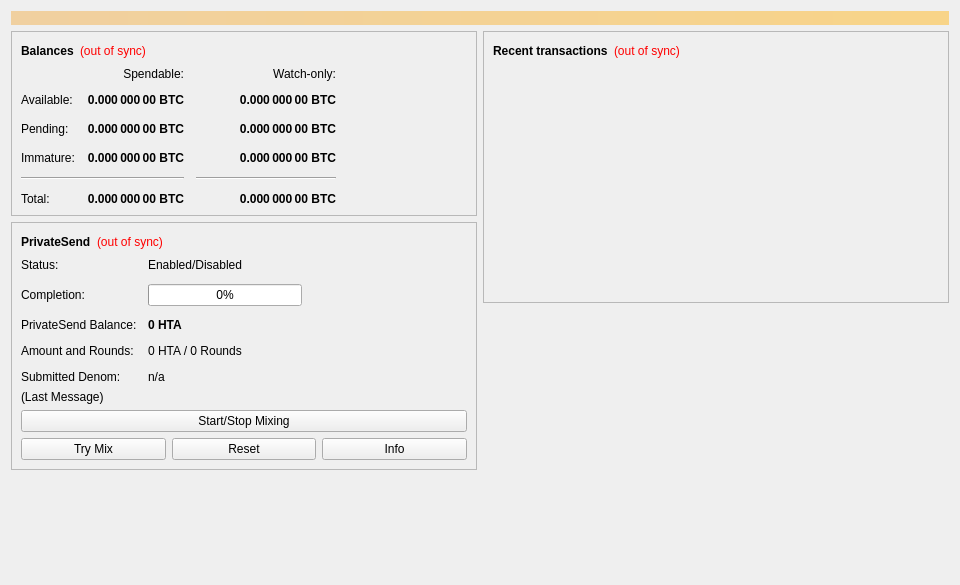
<?xml version="1.0" encoding="UTF-8"?>
<ui version="4.0">
 <class>OverviewPage</class>
 <widget class="QWidget" name="OverviewPage">
  <property name="geometry">
   <rect>
    <x>0</x>
    <y>0</y>
    <width>960</width>
    <height>585</height>
   </rect>
  </property>
  <property name="minimumSize">
   <size>
    <width>960</width>
    <height>0</height>
   </size>
  </property>
  <property name="windowTitle">
   <string>Form</string>
  </property>
  <layout class="QVBoxLayout" name="topLayout">
   <item>
    <widget class="QLabel" name="labelAlerts">
     <property name="visible">
      <bool>false</bool>
     </property>
     <property name="styleSheet">
      <string notr="true">QLabel { background-color: qlineargradient(x1: 0, y1: 0, x2: 1, y2: 0, stop:0 #F0D0A0, stop:1 #F8D488); color:#000000; }</string>
     </property>
     <property name="wordWrap">
      <bool>true</bool>
     </property>
     <property name="margin">
      <number>3</number>
     </property>
     <property name="textInteractionFlags">
      <set>Qt::TextSelectableByMouse</set>
     </property>
    </widget>
   </item>
   <item>
    <layout class="QHBoxLayout" name="horizontalLayout" stretch="1,1">
     <item>
      <layout class="QVBoxLayout" name="verticalLayout_2">
       <item>
        <widget class="QFrame" name="frame">
         <property name="frameShape">
          <enum>QFrame::StyledPanel</enum>
         </property>
         <property name="frameShadow">
          <enum>QFrame::Raised</enum>
         </property>
         <layout class="QVBoxLayout" name="verticalLayout_4">
          <item>
           <layout class="QHBoxLayout" name="horizontalLayout_4">
            <item>
             <widget class="QLabel" name="label_5">
              <property name="font">
               <font>
                <weight>75</weight>
                <bold>true</bold>
               </font>
              </property>
              <property name="text">
               <string>Balances</string>
              </property>
             </widget>
            </item>
            <item>
             <widget class="QLabel" name="labelWalletStatus">
              <property name="toolTip">
               <string>The displayed information may be out of date. Your wallet automatically synchronizes with the Historia network after a connection is established, but this process has not completed yet.</string>
              </property>
              <property name="styleSheet">
               <string notr="true">QLabel { color: red; }</string>
              </property>
              <property name="text">
               <string notr="true">(out of sync)</string>
              </property>
              <property name="alignment">
               <set>Qt::AlignLeading|Qt::AlignLeft|Qt::AlignVCenter</set>
              </property>
             </widget>
            </item>
            <item>
             <spacer name="horizontalSpacer_3">
              <property name="orientation">
               <enum>Qt::Horizontal</enum>
              </property>
              <property name="sizeHint" stdset="0">
               <size>
                <width>40</width>
                <height>20</height>
               </size>
              </property>
             </spacer>
            </item>
           </layout>
          </item>
          <item>
           <layout class="QGridLayout" name="gridLayout">
            <property name="spacing">
             <number>12</number>
            </property>
            <item row="2" column="2">
             <widget class="QLabel" name="labelWatchPending">
              <property name="font">
               <font>
                <weight>75</weight>
                <bold>true</bold>
               </font>
              </property>
              <property name="cursor">
               <cursorShape>IBeamCursor</cursorShape>
              </property>
              <property name="toolTip">
               <string>Unconfirmed transactions to watch-only addresses</string>
              </property>
              <property name="text">
               <string notr="true">0.000 000 00 BTC</string>
              </property>
              <property name="alignment">
               <set>Qt::AlignRight|Qt::AlignTrailing|Qt::AlignVCenter</set>
              </property>
              <property name="textInteractionFlags">
               <set>Qt::LinksAccessibleByMouse|Qt::TextSelectableByKeyboard|Qt::TextSelectableByMouse</set>
              </property>
             </widget>
            </item>
            <item row="2" column="1">
             <widget class="QLabel" name="labelUnconfirmed">
              <property name="font">
               <font>
                <weight>75</weight>
                <bold>true</bold>
               </font>
              </property>
              <property name="cursor">
               <cursorShape>IBeamCursor</cursorShape>
              </property>
              <property name="toolTip">
               <string>Total of transactions that have yet to be confirmed, and do not yet count toward the spendable balance</string>
              </property>
              <property name="text">
               <string notr="true">0.000 000 00 BTC</string>
              </property>
              <property name="alignment">
               <set>Qt::AlignRight|Qt::AlignTrailing|Qt::AlignVCenter</set>
              </property>
              <property name="textInteractionFlags">
               <set>Qt::LinksAccessibleByMouse|Qt::TextSelectableByKeyboard|Qt::TextSelectableByMouse</set>
              </property>
             </widget>
            </item>
            <item row="3" column="2">
             <widget class="QLabel" name="labelWatchImmature">
              <property name="font">
               <font>
                <weight>75</weight>
                <bold>true</bold>
               </font>
              </property>
              <property name="cursor">
               <cursorShape>IBeamCursor</cursorShape>
              </property>
              <property name="toolTip">
               <string>Mined balance in watch-only addresses that has not yet matured</string>
              </property>
              <property name="text">
               <string notr="true">0.000 000 00 BTC</string>
              </property>
              <property name="alignment">
               <set>Qt::AlignRight|Qt::AlignTrailing|Qt::AlignVCenter</set>
              </property>
              <property name="textInteractionFlags">
               <set>Qt::LinksAccessibleByMouse|Qt::TextSelectableByKeyboard|Qt::TextSelectableByMouse</set>
              </property>
             </widget>
            </item>
            <item row="4" column="0" colspan="2">
             <widget class="Line" name="lineSpendableBalance">
              <property name="orientation">
               <enum>Qt::Horizontal</enum>
              </property>
             </widget>
            </item>
            <item row="4" column="2">
             <widget class="Line" name="lineWatchBalance">
              <property name="sizePolicy">
               <sizepolicy hsizetype="Preferred" vsizetype="Fixed">
                <horstretch>0</horstretch>
                <verstretch>0</verstretch>
               </sizepolicy>
              </property>
              <property name="minimumSize">
               <size>
                <width>140</width>
                <height>0</height>
               </size>
              </property>
              <property name="orientation">
               <enum>Qt::Horizontal</enum>
              </property>
             </widget>
            </item>
            <item row="5" column="0">
             <widget class="QLabel" name="labelTotalText">
              <property name="text">
               <string>Total:</string>
              </property>
             </widget>
            </item>
            <item row="3" column="1">
             <widget class="QLabel" name="labelImmature">
              <property name="font">
               <font>
                <weight>75</weight>
                <bold>true</bold>
               </font>
              </property>
              <property name="cursor">
               <cursorShape>IBeamCursor</cursorShape>
              </property>
              <property name="toolTip">
               <string>Mined balance that has not yet matured</string>
              </property>
              <property name="text">
               <string notr="true">0.000 000 00 BTC</string>
              </property>
              <property name="alignment">
               <set>Qt::AlignRight|Qt::AlignTrailing|Qt::AlignVCenter</set>
              </property>
              <property name="textInteractionFlags">
               <set>Qt::LinksAccessibleByMouse|Qt::TextSelectableByKeyboard|Qt::TextSelectableByMouse</set>
              </property>
             </widget>
            </item>
            <item row="2" column="3">
             <spacer name="horizontalSpacer_2">
              <property name="orientation">
               <enum>Qt::Horizontal</enum>
              </property>
              <property name="sizeHint" stdset="0">
               <size>
                <width>40</width>
                <height>20</height>
               </size>
              </property>
             </spacer>
            </item>
            <item row="3" column="0">
             <widget class="QLabel" name="labelImmatureText">
              <property name="text">
               <string>Immature:</string>
              </property>
             </widget>
            </item>
            <item row="5" column="1">
             <widget class="QLabel" name="labelTotal">
              <property name="font">
               <font>
                <weight>75</weight>
                <bold>true</bold>
               </font>
              </property>
              <property name="cursor">
               <cursorShape>IBeamCursor</cursorShape>
              </property>
              <property name="toolTip">
               <string>Your current total balance</string>
              </property>
              <property name="text">
               <string notr="true">0.000 000 00 BTC</string>
              </property>
              <property name="alignment">
               <set>Qt::AlignRight|Qt::AlignTrailing|Qt::AlignVCenter</set>
              </property>
              <property name="textInteractionFlags">
               <set>Qt::LinksAccessibleByMouse|Qt::TextSelectableByKeyboard|Qt::TextSelectableByMouse</set>
              </property>
             </widget>
            </item>
            <item row="5" column="2">
             <widget class="QLabel" name="labelWatchTotal">
              <property name="font">
               <font>
                <weight>75</weight>
                <bold>true</bold>
               </font>
              </property>
              <property name="cursor">
               <cursorShape>IBeamCursor</cursorShape>
              </property>
              <property name="toolTip">
               <string>Current total balance in watch-only addresses</string>
              </property>
              <property name="text">
               <string notr="true">0.000 000 00 BTC</string>
              </property>
              <property name="alignment">
               <set>Qt::AlignRight|Qt::AlignTrailing|Qt::AlignVCenter</set>
              </property>
              <property name="textInteractionFlags">
               <set>Qt::LinksAccessibleByMouse|Qt::TextSelectableByKeyboard|Qt::TextSelectableByMouse</set>
              </property>
             </widget>
            </item>
            <item row="0" column="2">
             <widget class="QLabel" name="labelWatchonly">
              <property name="text">
               <string>Watch-only:</string>
              </property>
              <property name="alignment">
               <set>Qt::AlignRight|Qt::AlignTrailing|Qt::AlignVCenter</set>
              </property>
             </widget>
            </item>
            <item row="1" column="0">
             <widget class="QLabel" name="labelBalanceText">
              <property name="text">
               <string>Available:</string>
              </property>
             </widget>
            </item>
            <item row="1" column="1">
             <widget class="QLabel" name="labelBalance">
              <property name="font">
               <font>
                <weight>75</weight>
                <bold>true</bold>
               </font>
              </property>
              <property name="cursor">
               <cursorShape>IBeamCursor</cursorShape>
              </property>
              <property name="toolTip">
               <string>Your current spendable balance</string>
              </property>
              <property name="text">
               <string notr="true">0.000 000 00 BTC</string>
              </property>
              <property name="alignment">
               <set>Qt::AlignRight|Qt::AlignTrailing|Qt::AlignVCenter</set>
              </property>
              <property name="textInteractionFlags">
               <set>Qt::LinksAccessibleByMouse|Qt::TextSelectableByKeyboard|Qt::TextSelectableByMouse</set>
              </property>
             </widget>
            </item>
            <item row="1" column="2">
             <widget class="QLabel" name="labelWatchAvailable">
              <property name="font">
               <font>
                <weight>75</weight>
                <bold>true</bold>
               </font>
              </property>
              <property name="cursor">
               <cursorShape>IBeamCursor</cursorShape>
              </property>
              <property name="toolTip">
               <string>Your current balance in watch-only addresses</string>
              </property>
              <property name="text">
               <string notr="true">0.000 000 00 BTC</string>
              </property>
              <property name="alignment">
               <set>Qt::AlignRight|Qt::AlignTrailing|Qt::AlignVCenter</set>
              </property>
              <property name="textInteractionFlags">
               <set>Qt::LinksAccessibleByMouse|Qt::TextSelectableByKeyboard|Qt::TextSelectableByMouse</set>
              </property>
             </widget>
            </item>
            <item row="2" column="0">
             <widget class="QLabel" name="labelPendingText">
              <property name="text">
               <string>Pending:</string>
              </property>
             </widget>
            </item>
            <item row="0" column="1">
             <widget class="QLabel" name="labelSpendable">
              <property name="text">
               <string>Spendable:</string>
              </property>
              <property name="alignment">
               <set>Qt::AlignRight|Qt::AlignTrailing|Qt::AlignVCenter</set>
              </property>
             </widget>
            </item>
           </layout>
          </item>
         </layout>
        </widget>
       </item>
       <item>
        <widget class="QFrame" name="framePrivateSend">
         <property name="layoutDirection">
          <enum>Qt::LeftToRight</enum>
         </property>
         <property name="frameShape">
          <enum>QFrame::StyledPanel</enum>
         </property>
         <property name="frameShadow">
          <enum>QFrame::Raised</enum>
         </property>
         <layout class="QVBoxLayout" name="VerticalLayout_PS1">
          <item>
           <layout class="QHBoxLayout" name="horizontalLayout_5">
            <item>
             <widget class="QLabel" name="labelPrivateSendHeader">
              <property name="font">
               <font>
                <weight>75</weight>
                <bold>true</bold>
               </font>
              </property>
              <property name="text">
               <string>PrivateSend</string>
              </property>
             </widget>
            </item>
            <item>
             <widget class="QLabel" name="labelPrivateSendSyncStatus">
              <property name="toolTip">
               <string>The displayed information may be out of date. Your wallet automatically synchronizes with the Historia network after a connection is established, but this process has not completed yet.</string>
              </property>
              <property name="styleSheet">
               <string notr="true">QLabel { color: red; }</string>
              </property>
              <property name="text">
               <string notr="true">(out of sync)</string>
              </property>
              <property name="alignment">
               <set>Qt::AlignLeading|Qt::AlignLeft|Qt::AlignVCenter</set>
              </property>
             </widget>
            </item>
            <item>
             <spacer name="horizontalSpacer_4">
              <property name="orientation">
               <enum>Qt::Horizontal</enum>
              </property>
              <property name="sizeHint" stdset="0">
               <size>
                <width>40</width>
                <height>20</height>
               </size>
              </property>
             </spacer>
            </item>
           </layout>
          </item>
          <item>
           <layout class="QFormLayout" name="privateSendFormLayout">
            <property name="fieldGrowthPolicy">
             <enum>QFormLayout::AllNonFixedFieldsGrow</enum>
            </property>
            <property name="horizontalSpacing">
             <number>11</number>
            </property>
            <property name="verticalSpacing">
             <number>12</number>
            </property>
            <item row="0" column="0">
             <widget class="QLabel" name="labelPrivateSendEnabledText">
              <property name="text">
               <string>Status:</string>
              </property>
             </widget>
            </item>
            <item row="0" column="1">
             <widget class="QLabel" name="labelPrivateSendEnabled">
              <property name="text">
               <string>Enabled/Disabled</string>
              </property>
             </widget>
            </item>
            <item row="1" column="0">
             <widget class="QLabel" name="labelCompletitionText">
              <property name="text">
               <string>Completion:</string>
              </property>
             </widget>
            </item>
            <item row="1" column="1">
             <widget class="QProgressBar" name="privateSendProgress">
              <property name="maximumSize">
               <size>
                <width>154</width>
                <height>16777215</height>
               </size>
              </property>
              <property name="value">
               <number>0</number>
              </property>
             </widget>
            </item>
            <item row="2" column="0">
             <widget class="QLabel" name="labelAnonymizedText">
              <property name="text">
               <string>PrivateSend Balance:</string>
              </property>
             </widget>
            </item>
            <item row="2" column="1">
             <widget class="QLabel" name="labelAnonymized">
              <property name="font">
               <font>
                <weight>75</weight>
                <bold>true</bold>
               </font>
              </property>
              <property name="text">
               <string notr="true">0 HTA</string>
              </property>
             </widget>
            </item>
            <item row="3" column="0">
             <widget class="QLabel" name="labelAmountAndRoundsText">
              <property name="text">
               <string>Amount and Rounds:</string>
              </property>
             </widget>
            </item>
            <item row="3" column="1">
             <widget class="QLabel" name="labelAmountRounds">
              <property name="text">
               <string>0 HTA / 0 Rounds</string>
              </property>
             </widget>
            </item>
            <item row="4" column="0">
             <widget class="QLabel" name="labelSubmittedDenomText">
              <property name="text">
               <string>Submitted Denom:</string>
              </property>
             </widget>
            </item>
            <item row="4" column="1">
             <widget class="QLabel" name="labelSubmittedDenom">
              <property name="toolTip">
               <string>The denominations you submitted to the Masternode.&lt;br&gt;To mix, other users must submit the exact same denominations.</string>
              </property>
              <property name="text">
               <string>n/a</string>
              </property>
             </widget>
            </item>
           </layout>
          </item>
          <item>
           <layout class="QVBoxLayout" name="VerticalLayout_PS">
            <item>
             <widget class="QLabel" name="labelPrivateSendLastMessage">
              <property name="text">
               <string>(Last Message)</string>
              </property>
              <property name="alignment">
               <set>Qt::AlignLeading|Qt::AlignLeft|Qt::AlignTop</set>
              </property>
              <property name="wordWrap">
               <bool>true</bool>
              </property>
             </widget>
            </item>
            <item>
             <widget class="QPushButton" name="togglePrivateSend">
              <property name="sizePolicy">
               <sizepolicy hsizetype="MinimumExpanding" vsizetype="Fixed">
                <horstretch>0</horstretch>
                <verstretch>0</verstretch>
               </sizepolicy>
              </property>
              <property name="text">
               <string>Start/Stop Mixing</string>
              </property>
             </widget>
            </item>
            <item>
             <layout class="QHBoxLayout" name="horizontalLayout_debugbuttons">
              <item>
               <widget class="QPushButton" name="privateSendAuto">
                <property name="sizePolicy">
                 <sizepolicy hsizetype="MinimumExpanding" vsizetype="Fixed">
                  <horstretch>0</horstretch>
                  <verstretch>0</verstretch>
                 </sizepolicy>
                </property>
                <property name="toolTip">
                 <string>Try to manually submit a PrivateSend request.</string>
                </property>
                <property name="text">
                 <string>Try Mix</string>
                </property>
               </widget>
              </item>
              <item>
               <widget class="QPushButton" name="privateSendReset">
                <property name="sizePolicy">
                 <sizepolicy hsizetype="MinimumExpanding" vsizetype="Fixed">
                  <horstretch>0</horstretch>
                  <verstretch>0</verstretch>
                 </sizepolicy>
                </property>
                <property name="toolTip">
                 <string>Reset the current status of PrivateSend (can interrupt PrivateSend if it's in the process of Mixing, which can cost you money!)</string>
                </property>
                <property name="autoFillBackground">
                 <bool>false</bool>
                </property>
                <property name="text">
                 <string>Reset</string>
                </property>
               </widget>
              </item>
              <item>
               <widget class="QPushButton" name="privateSendInfo">
                <property name="sizePolicy">
                 <sizepolicy hsizetype="MinimumExpanding" vsizetype="Fixed">
                  <horstretch>0</horstretch>
                  <verstretch>0</verstretch>
                 </sizepolicy>
                </property>
                <property name="toolTip">
                 <string>Information about PrivateSend and Mixing</string>
                </property>
                <property name="text">
                 <string>Info</string>
                </property>
               </widget>
              </item>
             </layout>
            </item>
           </layout>
          </item>
         </layout>
        </widget>
       </item>
       <item>
        <spacer name="verticalSpacer">
         <property name="orientation">
          <enum>Qt::Vertical</enum>
         </property>
         <property name="sizeHint" stdset="0">
          <size>
           <width>20</width>
           <height>40</height>
          </size>
         </property>
        </spacer>
       </item>
      </layout>
     </item>
     <item>
      <layout class="QVBoxLayout" name="verticalLayout_3">
       <item>
        <widget class="QFrame" name="frame_2">
         <property name="frameShape">
          <enum>QFrame::StyledPanel</enum>
         </property>
         <property name="frameShadow">
          <enum>QFrame::Raised</enum>
         </property>
         <layout class="QVBoxLayout" name="verticalLayout">
          <item>
           <layout class="QHBoxLayout" name="horizontalLayout_2">
            <item>
             <widget class="QLabel" name="label_4">
              <property name="font">
               <font>
                <weight>75</weight>
                <bold>true</bold>
               </font>
              </property>
              <property name="text">
               <string>Recent transactions</string>
              </property>
             </widget>
            </item>
            <item>
             <widget class="QLabel" name="labelTransactionsStatus">
              <property name="toolTip">
               <string>The displayed information may be out of date. Your wallet automatically synchronizes with the Historia network after a connection is established, but this process has not completed yet.</string>
              </property>
              <property name="styleSheet">
               <string notr="true">QLabel { color: red; }</string>
              </property>
              <property name="text">
               <string notr="true">(out of sync)</string>
              </property>
              <property name="alignment">
               <set>Qt::AlignLeading|Qt::AlignLeft|Qt::AlignVCenter</set>
              </property>
             </widget>
            </item>
            <item>
             <spacer name="horizontalSpacer">
              <property name="orientation">
               <enum>Qt::Horizontal</enum>
              </property>
              <property name="sizeHint" stdset="0">
               <size>
                <width>40</width>
                <height>20</height>
               </size>
              </property>
             </spacer>
            </item>
           </layout>
          </item>
          <item>
           <widget class="QListView" name="listTransactions">
            <property name="styleSheet">
             <string notr="true">QListView { background: transparent; }</string>
            </property>
            <property name="frameShape">
             <enum>QFrame::NoFrame</enum>
            </property>
            <property name="verticalScrollBarPolicy">
             <enum>Qt::ScrollBarAlwaysOff</enum>
            </property>
            <property name="horizontalScrollBarPolicy">
             <enum>Qt::ScrollBarAlwaysOff</enum>
            </property>
            <property name="selectionMode">
             <enum>QAbstractItemView::NoSelection</enum>
            </property>
           </widget>
          </item>
         </layout>
        </widget>
       </item>
       <item>
        <spacer name="verticalSpacer_2">
         <property name="orientation">
          <enum>Qt::Vertical</enum>
         </property>
         <property name="sizeHint" stdset="0">
          <size>
           <width>20</width>
           <height>40</height>
          </size>
         </property>
        </spacer>
       </item>
      </layout>
     </item>
    </layout>
   </item>
  </layout>
 </widget>
 <resources/>
 <connections/>
</ui>
